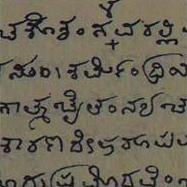
#> input picture TrabFi/2im.jpg, 187 x 187 px
$ python maim.py
#> lines starting #> are read from the running program, lines starting #| are printed output that depends on the picture; after the words box and inside, x2 and y2 are one past the last pixel; in counts of white or black regions, pixels touching at a corner belong together
import math
import matplotlib.pyplot as plt; plt.rcdefaults()
import cv2
import math
import numpy as np
from PIL import Image


def getGreen(image_path):
    img = cv2.imread(image_path)

    b, g, r = cv2.split(img)
    zeros = np.zeros_like(b)

    blue = cv2.merge( (b, zeros, zeros) )
    green = cv2.merge( (zeros, g, zeros) )
    red =  cv2.merge( (zeros, zeros, r) )

    #cv2.imshow('B', blue )
    cv2.imshow('Green', green )
    #cv2.imshow('R', cv2.merge( (zeros, zeros, r) ) )

    cv2.waitKey(0)
    cv2.destroyAllWindows()
    return green

def sobel(img):
    rows, cols = img.shape[:2]

    Gx = img.copy()
    Gy = img.copy()

    for i in range(1, rows-1):
        for j in range(1, cols-1):
            val = int(img[i-1][j-1]) - int(img[i-1][j+1]) + 2*int(img[i][j-1]) - 2*int(img[i][j+1]) + int(img[i+1][j-1]) - int(img[i+1][j+1])
            if(val < 0): val = 0
            elif( val >254 ): val = 254
            Gx[i][j] = val
            val2 = int(img[i-1][j-1]) - int(img[i+1][j-1]) + 2*int(img[i-1][j]) - 2*int(img[i+1][j]) + int(img[i-1][j+1]) - int(img[i+1][j+1])
            if(val2 < 0): val2 = 0
            elif( val2 >254 ): val2 = 254
            Gy[i][j] = val2

    new_image = Gx + Gy
    cv2.imshow('Sobel', new_image)
    cv2.waitKey()


if __name__ == '__main__':
    img = cv2.imread('2im.jpg', cv2.IMREAD_GRAYSCALE)
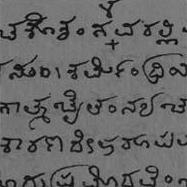
#> img: shape (187, 187); min 0, max 170, mean 104
    cv2.imshow('Origi', img)
    cv2.imwrite('2imGRAY.jpg', img)
    cv2.waitKey()
    #sobel(img)
    greeImg = getGreen('2imGRAY.jpg')
#> in getGreen, `blue = cv2.merge( (b, zeros, zeros) )`:
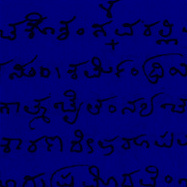
#> blue: shape (187, 187, 3); mean of channels 0, 1, 2 104, 0, 0; drawn as B, G, R
#> in getGreen, `green = cv2.merge( (zeros, g, zeros) )`:
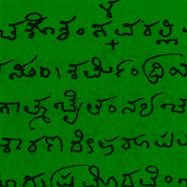
#> green: shape (187, 187, 3); mean of channels 0, 1, 2 0, 104, 0; drawn as B, G, R
#> in getGreen, `red =  cv2.merge( (zeros, zeros, r) )`:
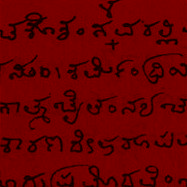
#> red: shape (187, 187, 3); mean of channels 0, 1, 2 0, 0, 104; drawn as B, G, R
    plt.hist(img.ravel(),256,[0,256], density=True )
    plt.show()
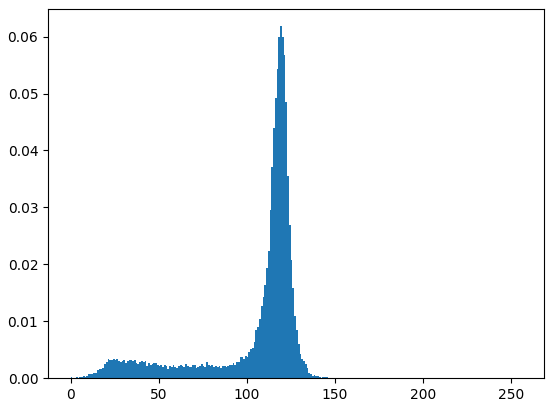
#> figure drawn by matplotlib, 1 panel; tallest bar 0.0618 high, from x = 119 to 120

    img = cv2.medianBlur(img,5)
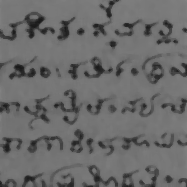
#> img: shape (187, 187); min 25, max 130, mean 106.7
    th1 = cv2.adaptiveThreshold(img,255,cv2.ADAPTIVE_THRESH_MEAN_C,\
            cv2.THRESH_BINARY,11,2)
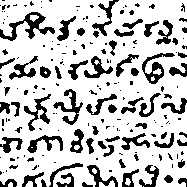
#> th1: shape (187, 187); 77.4% white; 188 black regions (120 under 20 px), largest, box (x1, y1, x2, y2) and area: (0, 12, 55, 41) 498, (142, 53, 175, 84) 337, (53, 89, 83, 125) 334
    plt.subplot(2,2,2),plt.imshow(th1,'gray')
    plt.title('Adaptive Mean Thresholding')
    plt.xticks([]),plt.yticks([])
    plt.show()

$ run again, with TrabFi/1im.jpg copied over TrabFi/2im.jpg
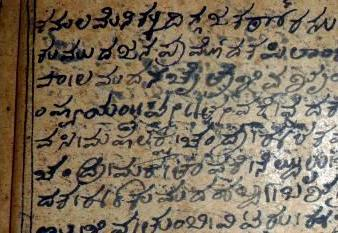
#> input picture TrabFi/1im.jpg, 338 x 233 px
#> `img = cv2.medianBlur(img,5)`:
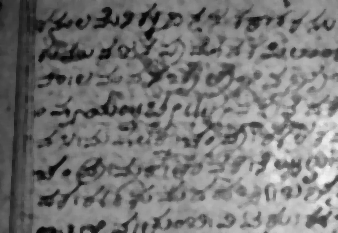
#> img: shape (233, 338); min 5, max 243, mean 117.6
#> `th1 = cv2.adaptiveThreshold(img,255,cv2.ADAPTIVE_THRESH_MEAN_C,\ cv2.T..`:
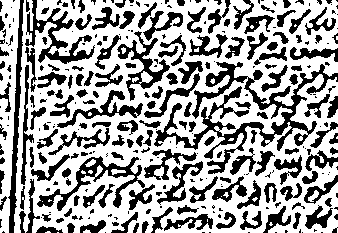
#> th1: shape (233, 338); 63.1% white; 310 black regions (150 under 20 px), largest, box (x1, y1, x2, y2) and area: (154, 62, 338, 174) 4337, (25, 0, 95, 64) 1296, (37, 156, 145, 211) 1289
